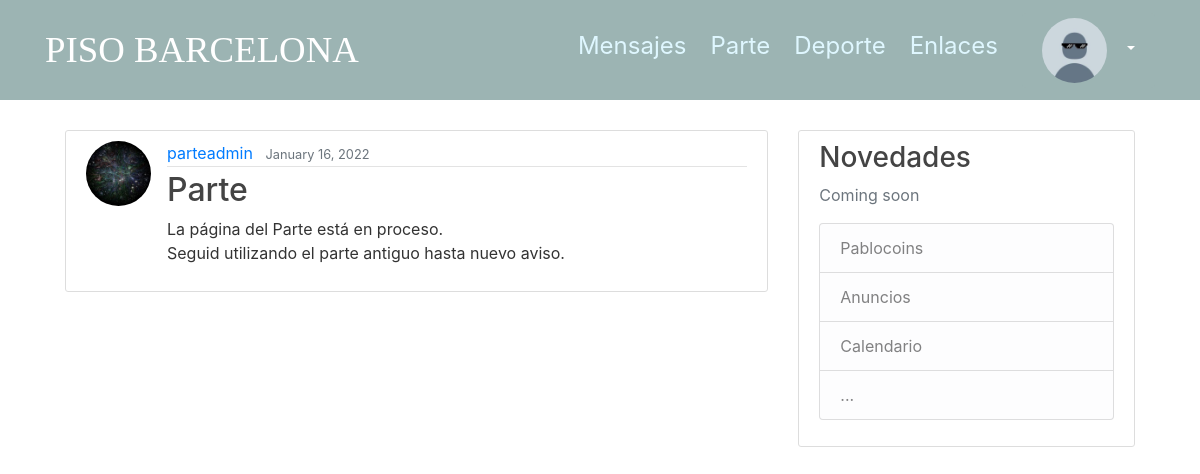
The page /post/8/ (signed in) on the database its author committed.
### users/models.py (models this page shows, shortened)
class Profile(models.Model):
    user = models.OneToOneField(User, on_delete=models.CASCADE)
    image = models.ImageField(default='default.jpg', upload_to='profile_pics')

### blog/models.py (models this page shows, shortened)
class Post(models.Model):
    title = models.CharField(max_length=100)
    content = models.TextField()
    date_posted = models.DateTimeField(default=timezone.now)
    author = models.ForeignKey(User, on_delete=models.CASCADE)

### blog/views.py (the view)
# urls.py: path('post/<int:pk>/', PostDetailView.as_view(), name='post-detail'),
class PostDetailView(DetailView):
    model = Post

### blog/templates/blog/post_detail.html (shortened to what this page needs)
{% extends "blog/base.html" %}
{% block content %}
  <article class="media content-section">
    <img class="rounded-circle article-img" src="{{ object.author.profile.image.url }}">
    <div class="media-body">
      <div class="article-metadata">
        <a class="mr-2" href="{% url 'user-posts' object.author.username %}">{{ object.author }}</a>
        <small class="text-muted">{{ object.date_posted|date:"F d, Y" }}</small>
      </div>
      <h2 class="article-title">{{ object.title }}</h2>
      <p class="article-content">{{ object.content }}</p>
    </div>
  </article>
{% endblock content %}

### blog/templates/blog/base.html (shortened to what this page needs)
{% load static %}
<!DOCTYPE html>
<html>
<head>
    <link rel="stylesheet" href="https://maxcdn.bootstrapcdn.com/bootstrap/4.0.0/css/bootstrap.min.css">
    <link rel="stylesheet" type="text/css" href="{% static 'blog/main.css' %}">
</head>
<body>
    <header class="site-header">
      <nav class="navbar navbar-expand-md navbar-dark bg-steel fixed-top">
        <div class="container">
          <a class="barcelonaheader" href="{% url 'blog-inicio' %}">PISO BARCELONA</a>
          <div class="collapse navbar-collapse" id="navbarToggle">
            <div class="navbar-nav">
                {% if user.is_authenticated %}
                  <a class="menuheader mr-4" href="{% url 'blog-home' %}">Mensajes</a>
                  <a class="menuheader mr-4" href="{% url 'blog-parte' %}">Parte</a>
                  <a class="menuheader mr-4" href="{% url 'blog-deporte' %}">Deporte</a>
                  <a class="menuheader mr-4" href="{% url 'blog-enlaces' %}">Enlaces</a>
                  <div class="dropdown">
                    <button type="button" class="btn btn-secondary dropdown-toggle" data-toggle="dropdown" aria-haspopup="true" aria-expanded="false"> <img class="rounded-circle article-img" src="{{ user.profile.image.url }}"></button>
                  </div>
                {% else %}
                  <a class="login mr-4" href="{% url 'login' %}">Login</a>
                  <a class="login mr-4" href="{% url 'register' %}">Register</a>
                {% endif %}
              </div>
            </div>
          </div>
        </nav>
      </header>
    <main role="main" class="container">
        <div class="row">
          <div class="col-md-8">
            {% block content %}{% endblock %}
          </div>
          <div class="col-md-4">
            <div class="content-section">
              <h3>Novedades</h3>
              <p class='text-muted'>Coming soon
                <ul class="list-group">
                  <li class="list-group-item list-group-item-light">Pablocoins</li>
                  <li class="list-group-item list-group-item-light">Anuncios</li>
                  <li class="list-group-item list-group-item-light">Calendario</li>
                  <li class="list-group-item list-group-item-light">...</li>
                </ul>
              </p>
            </div>
          </div>
        </div>
      </main>
  </body>
  </html>

### blog/static/blog/main.css (style rules this page uses)
body { background: #F1F1F1; background: url(/media/background/back.png) no-repeat center center fixed; background-size: cover; color: #333333; margin-top: 5rem; padding: 50px; }
h2, h3, h4, h5, h6 { color: #444444; }
ul { margin: 0; }
.bg-steel { background-color: #9CB4B3; opacity: 1; height: 100px; }
.btn-secondary { background-color: #9CB4B3; box-shadow: none; border: none; color: white; padding: 5px 20px; text-align: center; text-decoration: none; display: inline-block; }
.menuheader { color: #dff7ff; font-size: 150%; padding: 15px 0px; display:inline-block; }
.barcelonaheader { color: #ffffff; font-family: 'fuente-titulo'; font-size: 230%; }
.dropdown { position: relative; display: inline-block; }
.content-section { background: #ffffff; padding: 10px 20px; border: 1px solid #dddddd; border-radius: 3px; margin-bottom: 20px; }
.article-title { color: #444444; }
.article-content { white-space: pre-line; }
.article-img { height: 65px; width: 65px; margin-right: 16px; }
.article-metadata { padding-bottom: 1px; margin-bottom: 4px; border-bottom: 1px solid #e3e3e3 }

### rows shown on the page
Post: author.profile.image (picture), author "parteadmin", date_posted "January 16, 2022", title "Parte", content "La página del Parte está en proceso. Seguid utilizando el parte antiguo hasta nuevo aviso."
